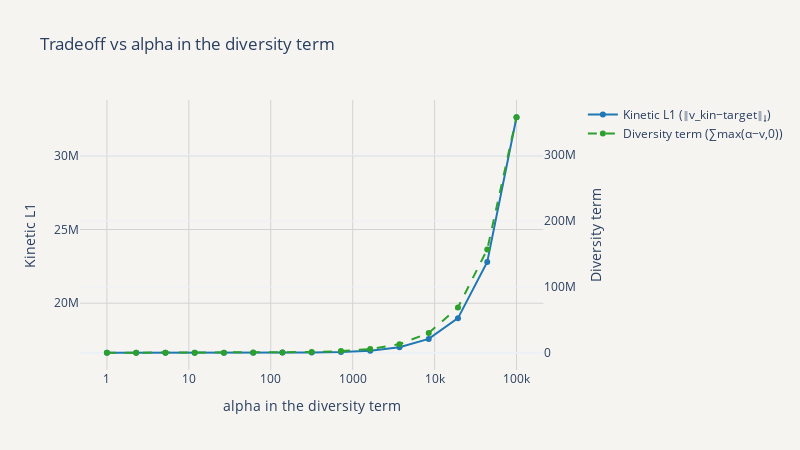

The notebook cell this image was saved under:
### Code cell
# ---- one figure, two subplots, each has two y-axes, log-scaled x ----
fig = make_subplots(specs=[[{"secondary_y": True}]])
fig.add_trace(go.Scatter(x=alpha_grid, y=kin_vals,  mode="lines+markers",
                         name="Kinetic L1 (‖v_kin−target‖₁)", line=dict(color="#1f77b4")),
              secondary_y=False)
fig.add_trace(go.Scatter(x=alpha_grid, y=diversity_vals, mode="lines+markers",
                         name="Diversity term (∑max(α−v,0))", line=dict(dash="dash", color="rgba(44, 160, 44, 1)")),
              secondary_y=True)

fig.update_xaxes(title_text="alpha in the diversity term", type="log")
fig.update_yaxes(title_text="Kinetic L1", secondary_y=False)
fig.update_yaxes(title_text="Diversity term", secondary_y=True)
fig.update_layout(title="Tradeoff vs alpha in the diversity term",
                  template='plotly_white',
                  paper_bgcolor='#f6f4f1', plot_bgcolor='#f6f4f1',
                  xaxis=dict(
                      gridcolor='lightgray'  # Set x-axis grid color
                  ),
                  yaxis=dict(
                      gridcolor='lightgray'  # Set y-axis grid color
                  ),
                  width=800, height=450)
fig.show()
fig.write_image("/Users/HeenaSaqib/dev/vEcoli/notebooks/Heena notebooks/Metabolism_New Genes/out/flow_partition/FBA_sweep_alpha_a.png", scale=3)

### Figure 1 — Plotly figure (JSON) as saved in the notebook; plotly's stock layout.template omitted (floating-point values rounded to 4 significant figures)
{"data": [{"line": {"color": "#1f77b4"}, "mode": "lines+markers", "name": "Kinetic L1 (‖v_kin−target‖₁)", "x": [1.0, 2.276, 5.179, 11.79, 26.83, 61.05, 138.9, 316.2, 719.7, 1638.0, 3728.0, 8483.0, 19310.0, 43940.0, 100000.0], "y": [16640000.0, 16640000.0, 16640000.0, 16640000.0, 16640000.0, 16640000.0, 16640000.0, 16660000.0, 16690000.0, 16770000.0, 17010000.0, 17570000.0, 18980000.0, 22800000.0, 32620000.0], "type": "scatter", "xaxis": "x", "yaxis": "y"}, {"line": {"color": "rgba(44, 160, 44, 1)", "dash": "dash"}, "mode": "lines+markers", "name": "Diversity term (∑max(α−v,0))", "x": [1.0, 2.276, 5.179, 11.79, 26.83, 61.05, 138.9, 316.2, 719.7, 1638.0, 3728.0, 8483.0, 19310.0, 43940.0, 100000.0], "y": [3294.0, 7516.0, 17190.0, 39300.0, 90100.0, 207000.0, 474300.0, 1087000.0, 2494000.0, 5708000.0, 13090000.0, 30000000.0, 68750000.0, 156900000.0, 357500000.0], "type": "scatter", "xaxis": "x", "yaxis": "y2"}], "layout": {"xaxis": {"anchor": "y", "domain": [0.0, 0.94], "title": {"text": "alpha in the diversity term"}, "type": "log", "gridcolor": "lightgray"}, "yaxis": {"anchor": "x", "domain": [0.0, 1.0], "title": {"text": "Kinetic L1"}, "gridcolor": "lightgray"}, "yaxis2": {"anchor": "x", "overlaying": "y", "side": "right", "title": {"text": "Diversity term"}}, "title": {"text": "Tradeoff vs alpha in the diversity term"}, "paper_bgcolor": "#f6f4f1", "plot_bgcolor": "#f6f4f1", "width": 800, "height": 450}}
